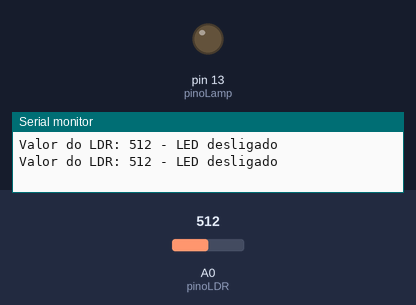
A sketch run on a simulated Arduino Uno, built with avr-gcc and run on an emulated ATmega328P. Parts: output pins drawn as LEDs (lit = HIGH), the last lines printed to the serial monitor. Inputs (shaded band) come from the test bench; at power-on: A0 (pinoLDR) = 512.

Above: at 1.8 s.
1.9 s: A0 (pinoLDR) set to 315
3.4 s: A0 (pinoLDR) set to 282
At 4.9 s:
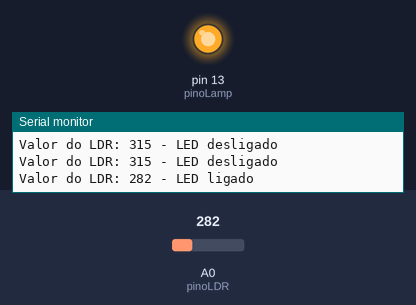
5.5 s: A0 (pinoLDR) set to 306
At 6.4 s:
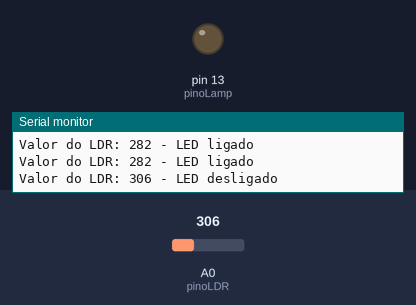
7.5 s: A0 (pinoLDR) set to 290
At 9.2 s:
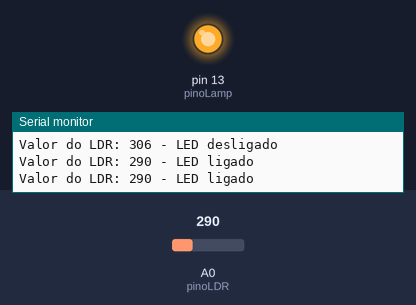
Timing chart, 0 to 10.5 s (numbered marks = the images above; inputs shaded):
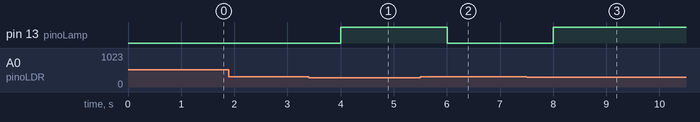

Measured:
- the behaviour switches between 301 and 300 on A0 (pinoLDR) (found by bisection; images 0 and 1)
- after the input at 3.4 s, pin 13 (pinoLamp): LOW → HIGH after 0.60 s
- after the input at 5.5 s, pin 13 (pinoLamp): HIGH → LOW after 0.50 s
- after the input at 7.5 s, pin 13 (pinoLamp): LOW → HIGH after 0.50 s

The sketch:

ldr_-_lampada.ino
```cpp
const int pinoLamp = 13; //PINO DIGITAL UTILIZADO PELO LED
const int pinoLDR = A0; //PINO ANALÓGICO UTILIZADO PELO LDR

void setup(){
  Serial.begin(9600);
  pinMode(pinoLamp, OUTPUT); //DEFINE O PINO COMO SAÍDA
  pinMode(pinoLDR, INPUT); //DEFINE O PINO COMO ENTRADA
}

void loop(){

  int ldrStatus= analogRead(pinoLDR);
  if(ldrStatus <= 300){
    digitalWrite(pinoLamp, HIGH);
    Serial.println("Valor do LDR: " + String(ldrStatus) + " - LED ligado");
    delay(1000);
        }
else{
    digitalWrite(pinoLamp, LOW);
    Serial.println("Valor do LDR: " + String(ldrStatus) + " - LED desligado");
    delay(1000);
  }
}
```
